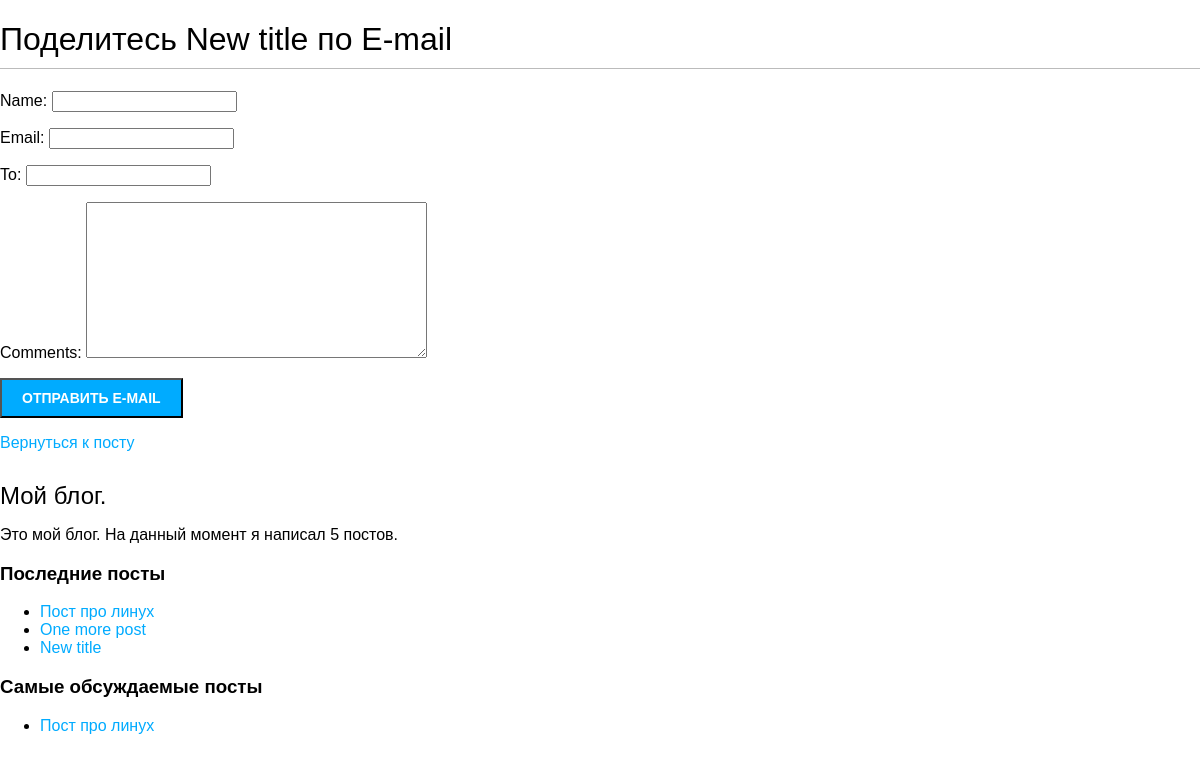
The app's page /blog/3/share/, older data.
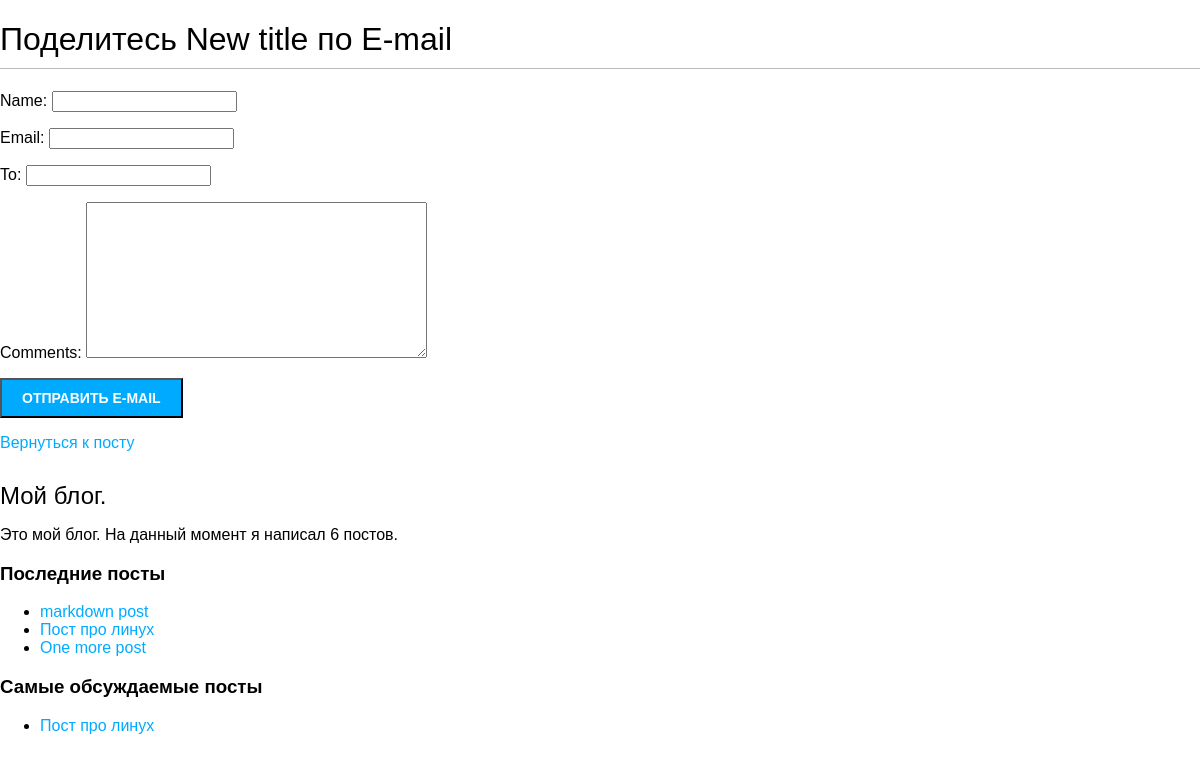
The same page, newer data.
### blog/models.py (models this page shows, shortened)
class Post(models.Model):
    class Status(models.TextChoices):
        DRAFT = "DF", "Черновик"
        PUBLISHED = "PB", "Опубликовано"
    title = models.CharField(max_length=250)
    slug = models.SlugField(
        max_length=250,
        unique_for_date="publish"
    )
    author = models.ForeignKey(
        User,
        on_delete=models.CASCADE,
        related_name="blog_posts",
    )
    body = models.TextField()
    publish = models.DateTimeField(default=timezone.now)
    created = models.DateTimeField(auto_now_add=True)
    update = models.DateTimeField(auto_now=True)
    status = models.CharField(
        max_length=2, choices=Status.choices, default=Status.DRAFT
    )
    objects = models.Manager()
    published = PublishedManager()
    tags = TaggableManager()
    class Meta:
        ordering = ["-publish"]
        indexes = [models.Index(fields=["-publish"])]
    def get_absolute_url(self):
        return reverse("blog:post_detail",
        args=[
            self.publish.year, # pylint: disable=E1101:no-member
            self.publish.month,  # pylint: disable=E1101:no-member
            self.publish.day,  # pylint: disable=E1101:no-member
            self.slug,
        ])

### blog/views.py (the view)
# urls.py: path("<int:post_id>/share/", post_share, name="post_share"),
def post_share(request, post_id):
    post = get_object_or_404(Post, id=post_id, status=Post.Status.PUBLISHED)
    sent = False
    if request.method == "POST":
        form = EmailPostForm(request.POST)
        if form.is_valid():
            cd = form.cleaned_data
            post_url = request.build_absolute_uri(post.get_absolute_url())
            subject = f"{cd['name']} рекомендуем вам почитать {post.title}"
            message = (
                f"Прочтите {post.title} на {post_url}\n\n"
                f"{cd['name']}'s ({cd['email']}) комментарии: {cd['comments']}"
            )
            send_mail(subject, message, settings.EMAIL_HOST_USER, [cd["to"]])
            sent = True
    else:
        form = EmailPostForm()
    return render(
        request, "blog/post/share.html", {"post": post, "form": form, "sent": sent}
    )

### blog/forms.py
class EmailPostForm(forms.Form):
    name = forms.CharField(max_length=25)
    email = forms.EmailField()
    to = forms.EmailField()
    comments = forms.CharField(required=False, widget=forms.Textarea)

### blog/models.py (called while the page is built)
    def get_queryset(self):
        return super().get_queryset().filter(status=Post.Status.PUBLISHED)

### blog/templatetags/blog_tags.py (called while the page is built)
@register.simple_tag
def total_posts():
    return Post.published.count()

@register.inclusion_tag("blog/post/latest_posts.html")
def show_latest_posts(count=5):
    latest_posts = Post.published.order_by("-publish")[:count]
    return {"latest_posts": latest_posts}

@register.simple_tag
def get_most_commented_posts(count=5):
    return Post.published.annotate(
        total_comments=Count("comments")
    ).exclude(total_comments=0).order_by("-total_comments")[:count]

### templates/blog/post/share.html (shortened to what this page needs)
{% extends 'blog/base.html' %}
{% block content %}
    {% if sent %}
        <h1>
            E-mail успешно отправлен.
        </h1>
        <p>
            "{{ post.title }}" был успешно отправлено на {{ form.cleaned_data.to }}
        </p>
    {% else %}
        <h1>Поделитесь {{ post.title }} по E-mail</h1>
        <form method="post">
            {{ form.as_p }}
            <input type="submit" value="Отправить E-mail">
        </form>
    {% endif %}
    <p>
        <a href="{{ post.get_absolute_url }}">
            Вернуться к посту
        </a>
    </p>
{% endblock  %}

### templates/blog/base.html (shortened to what this page needs)
 {% load blog_tags %}
 {% load static %}
<!DOCTYPE html>
<html lang="en">
<head>
    <link rel="stylesheet" href="{% static 'css/blog.css' %}">
</head>
<body>
    <div class="content">
        {% block content %}
        {% endblock  %}
    </div>
    <div class="sidebar">
        <h2>
            Мой блог.
        </h2>
        <p>
            Это мой блог.
            На данный момент я написал {% total_posts %} постов.
        </p>
        <h3>
            Последние посты
        </h3>
        {% show_latest_posts 3 %}
        <h3>
            Самые обсуждаемые посты
        </h3>
        {% get_most_commented_posts as most_commented_posts %}
        <ul>
            {% for post in most_commented_posts %}
                <li>
                    <a href="{{ post.get_absolute_url }}">
                        {{ post.title }}
                    </a>
                </li>
            {% endfor %}
        </ul>
    </div>
</body>
</html>

### templates/blog/post/latest_posts.html
<ul>
    {% for post in latest_posts %}
        <li>
            <a href="{{ post.get_absolute_url }}">{{ post.title }}</a>
        </li>
    {% endfor %}
</ul>

Row changes from the older to the newer data that the page shows:
no longer on one of the page's lists (row unchanged): Post: title "New title"
added Post: title "markdown post", shown under "Последние посты"
Text that changed along with them:
text no longer shown: "5"
text now shown: "6"
